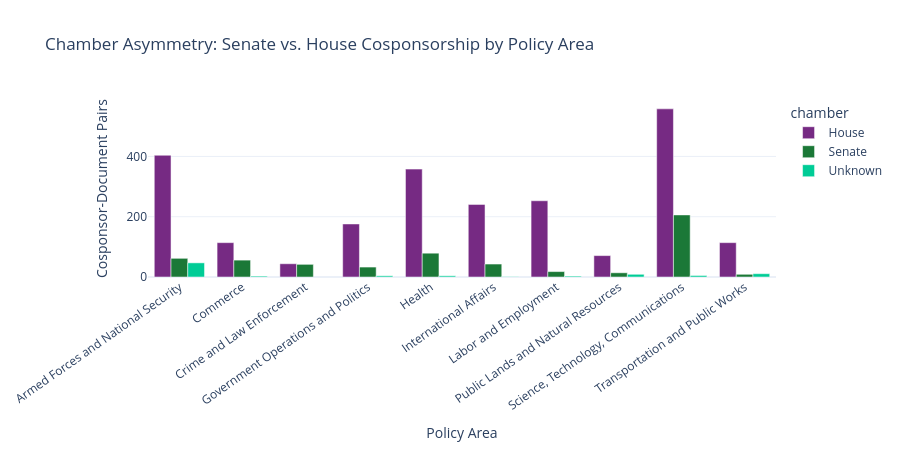

The notebook cell this image was saved under:
### Markdown cell above
## 1.3 Chamber Asymmetry

Compare Senate vs. House:
- Average cosponsors per bill
- Policy area mix
- Cosponsor party composition

### Code cell
# Infer chamber from cosponsor full name (Sen. vs Rep.)
cosp_df["chamber"] = cosp_df["Cosponsor_FullName"].apply(
    lambda x: "Senate" if str(x).startswith("Sen.") else
              ("House" if str(x).startswith("Rep.") else "Unknown")
)

# Per-document stats by chamber of cosponsors
doc_chamber = cosp_df.groupby(["AGORA ID", "chamber"]).size().unstack(fill_value=0)
doc_chamber = doc_chamber.reset_index().merge(
    docs_df[["AGORA ID", "Policy_Area"]], on="AGORA ID", how="left"
)

# Average cosponsors per bill by chamber
chamber_avg = pd.DataFrame({
    "Senate cosponsors (avg)": [doc_chamber.get("Senate", pd.Series([0])).mean()],
    "House cosponsors (avg)": [doc_chamber.get("House", pd.Series([0])).mean()],
})
print("Average cosponsors per document by chamber:")
print(chamber_avg.to_string(index=False))

# Policy area breakdown by chamber
chamber_policy = cosp_df.merge(
    docs_df[["AGORA ID", "Policy_Area"]], on="AGORA ID", how="left"
)
chamber_policy_counts = chamber_policy.groupby(["chamber", "Policy_Area"]).size().reset_index(name="count")
top_areas = chamber_policy_counts.groupby("Policy_Area")["count"].sum().nlargest(10).index
chamber_policy_top = chamber_policy_counts[chamber_policy_counts["Policy_Area"].isin(top_areas)]

fig_chamber = px.bar(
    chamber_policy_top, x="Policy_Area", y="count", color="chamber",
    barmode="group",
    color_discrete_map={"Senate": "#1b7837", "House": "#762a83"},
    labels={"count": "Cosponsor-Document Pairs", "Policy_Area": "Policy Area"},
    title="Chamber Asymmetry: Senate vs. House Cosponsorship by Policy Area",
)
fig_chamber.update_layout(template="plotly_white", height=450,
                           xaxis_tickangle=-35)
fig_chamber.show()

### Figure 1 — Plotly figure (JSON) as saved in the notebook; plotly's stock layout.template omitted (floating-point values rounded to 4 significant figures)
{"data": [{"alignmentgroup": "True", "hovertemplate": "chamber=House<br>Policy Area=%{x}<br>Cosponsor-Document Pairs=%{y}<extra></extra>", "legendgroup": "House", "marker": {"color": "#762a83", "pattern": {"shape": ""}}, "name": "House", "offsetgroup": "House", "orientation": "v", "showlegend": true, "textposition": "auto", "type": "bar", "x": ["Armed Forces and National Security", "Commerce", "Crime and Law Enforcement", "Government Operations and Politics", "Health", "International Affairs", "Labor and Employment", "Public Lands and Natural Resources", "Science, Technology, Communications", "Transportation and Public Works"], "xaxis": "x", "y": [404, 114, 44, 176, 358, 241, 253, 71, 558, 114], "yaxis": "y"}, {"alignmentgroup": "True", "hovertemplate": "chamber=Senate<br>Policy Area=%{x}<br>Cosponsor-Document Pairs=%{y}<extra></extra>", "legendgroup": "Senate", "marker": {"color": "#1b7837", "pattern": {"shape": ""}}, "name": "Senate", "offsetgroup": "Senate", "orientation": "v", "showlegend": true, "textposition": "auto", "type": "bar", "x": ["Armed Forces and National Security", "Commerce", "Crime and Law Enforcement", "Government Operations and Politics", "Health", "International Affairs", "Labor and Employment", "Public Lands and Natural Resources", "Science, Technology, Communications", "Transportation and Public Works"], "xaxis": "x", "y": [62, 56, 42, 33, 79, 43, 18, 14, 206, 9], "yaxis": "y"}, {"alignmentgroup": "True", "hovertemplate": "chamber=Unknown<br>Policy Area=%{x}<br>Cosponsor-Document Pairs=%{y}<extra></extra>", "legendgroup": "Unknown", "marker": {"color": "#00cc96", "pattern": {"shape": ""}}, "name": "Unknown", "offsetgroup": "Unknown", "orientation": "v", "showlegend": true, "textposition": "auto", "type": "bar", "x": ["Armed Forces and National Security", "Commerce", "Government Operations and Politics", "Health", "International Affairs", "Labor and Employment", "Public Lands and Natural Resources", "Science, Technology, Communications", "Transportation and Public Works"], "xaxis": "x", "y": [47, 3, 4, 4, 1, 3, 9, 5, 11], "yaxis": "y"}], "layout": {"barmode": "group", "height": 450, "legend": {"title": {"text": "chamber"}, "tracegroupgap": 0}, "title": {"text": "Chamber Asymmetry: Senate vs. House Cosponsorship by Policy Area"}, "xaxis": {"anchor": "y", "domain": [0, 1], "tickangle": -35, "title": {"text": "Policy Area"}}, "yaxis": {"anchor": "x", "domain": [0, 1], "title": {"text": "Cosponsor-Document Pairs"}}}}
